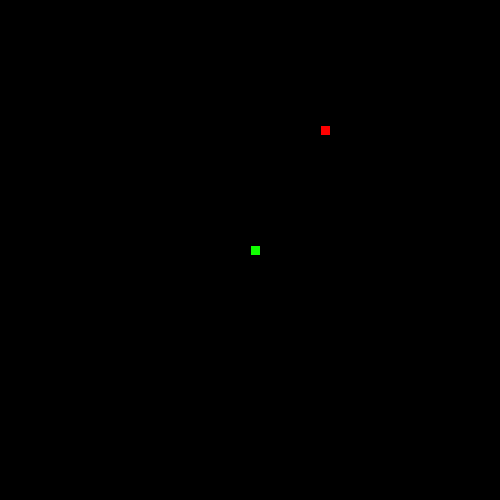
Frame 1 (no input)
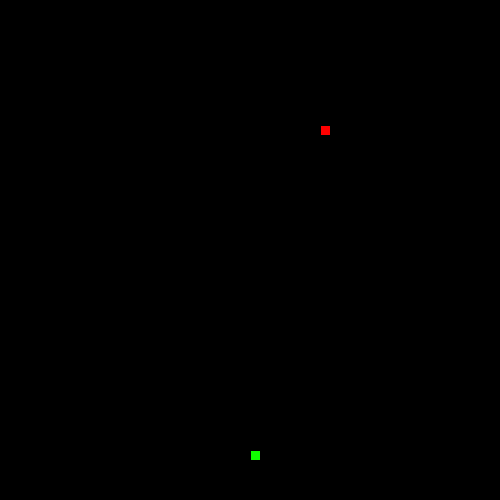
Frame 60 (the mouse pressed at the canvas centre just before this capture)
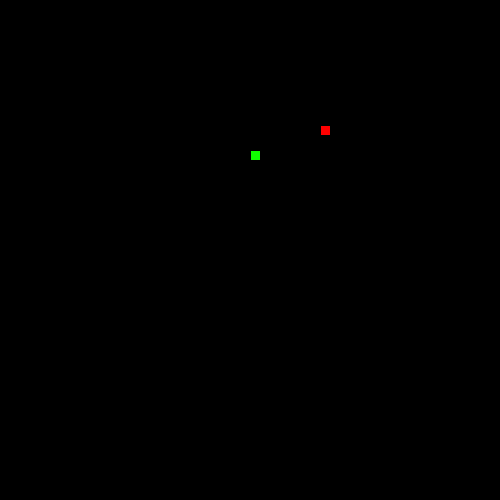
Frame 120 (the mouse held since frame 60 and released just before this capture)

The Processing sketch that drew these frames (run headless with seeded random() and noise(); from frame 60 on, the mouse is pressed at the canvas centre):

// Processing sketch: LeagueSnake
// ── LeagueSnake.pde
//*

// ***** SEGMENT CLASS *****

// This class will be used to represent each part of the moving snake.

//*



class Segment {



//Add x and y member variables. They will hold the corner location of each segment of the snake.
int x;
int y;

public Segment (int x, int y){
  this.x = x;
  this.y = y;
}




// Add a constructor with parameters to initialize each variable.







}





//*

// ***** GAME VARIABLES *****

// All the game variables that will be shared by the game methods are here

//*

Segment head;
ArrayList<Segment> tail = new ArrayList<Segment>();
int foodX;
int foodY;
int direction = UP;
int foodEaten = 0;








//*

// ***** SETUP METHODS *****

// These methods are called at the start of the game.

//*



void setup() {
size(500, 500);
head = new Segment(250, 250);
frameRate(20);
dropFood();
}



void dropFood() {

  //Set the food in a new random location
foodX = ((int)random(100)*5);
foodY = ((int)random(100)*5);
    

}







//*

// ***** DRAW METHODS *****

// These methods are used to draw the snake and its food 

//*



void draw() {
background(0);
drawFood();
eat();
move();
drawSnake();
}



void drawFood() {

  //Draw the food
fill(#FF0000);
rect(foodX, foodY,10, 10);
  

}



void drawSnake() {

  //Draw the head of the snake followed by its tail
  fill(#10FF00);
  rect(head.x, head.y, 10, 10);
  manageTail();
}





//*

// ***** TAIL MANAGEMENT METHODS *****

// These methods make sure the tail is the correct length.

//*



void drawTail() {

  //Draw each segment of the tail 
  for(int i  = 0; i < tail.size(); i++){
    rect(tail.get(i).x, tail.get(i).y, 10, 10);
  }


}



void manageTail() {

  //After drawing the tail, add a new segment at the "start" of the tail and remove the one at the "end" 

  //This produces the illusion of the snake tail moving.
  checkTailCollision();
  drawTail();
  tail.add(new Segment (head.x, head.y));
  tail.remove(0);
  

}



void checkTailCollision() {

  //If the snake crosses its own tail, shrink the tail back to one segment
  for(int i = 0; i<tail.size(); i++){
    if(tail.get(i).x == head.x && tail.get(i).y == head.y){
      foodEaten = 1;
      tail.clear();
      //tail.add(new Segment (head.x, head.y));
    }
  }

}







//*

// ***** CONTROL METHODS *****

// These methods are used to change what is happening to the snake

//*



void keyPressed() {

  //Set the direction of the snake according to the arrow keys pressed
  if(keyCode == UP){
    direction = UP;
  } else if (keyCode == DOWN) {
    direction = DOWN;
  } else if (keyCode == LEFT) {
    direction = LEFT;
  } else if (keyCode == RIGHT) {
    direction = RIGHT;
  }
  

}



void move() {

  //Change the location of the Snake head based on the direction it is moving.

  

    

  switch(direction) {

  case UP:
  
    head.y -= 5;
    // move head up here 

    break;

  case DOWN:
    head.y += 5;
    // move head down here 

    break;

  case LEFT:

   // figure it out 
    head.x -= 5;
    break;

  case RIGHT:

    // mystery code goes here 
    head.x += 5;
    break;

  }

  checkBoundaries();

}



void checkBoundaries() {

 //If the snake leaves the frame, make it reappear on the other side
if(head.x >= 500 || head.x <= 0){
      if(head.x >= 500){
        head.x -= 500;
      } else if(head.x <= 500){
        head.x += 500; 
     }
 }
 
 if(head.y >= 500 || head.y <= 0){
      if(head.y >= 500){
        head.y -= 500;
      } else if(head.y <= 500){
        head.y += 500; 
     }
 }
}







void eat() {

  //When the snake eats the food, its tail should grow and more food appear
  if(dist(head.x, head.y, foodX, foodY) <= 10){
    tail.add(new Segment (head.x, head.y));
    foodX = ((int)random(100)*5);
    foodY = ((int)random(100)*5);
  }


}
